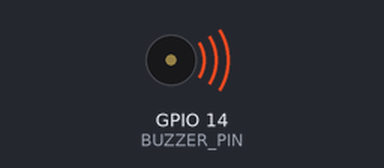
Bench run of a sketch on a simulated ESP32. Shown: buzzer (waves = sounding).

Above: at 0.2 s.
Timing chart, 0 to 3.0 s (numbered marks = the images above):
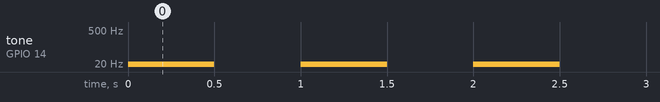

The sketch:

beep.ino
```cpp
#define BUZZER_PIN 14

int freq = 10; //@10, 100, 1000, 4500
int channel = 0;
int resolution = 8;


void setup()
{
  Serial.begin(115200);
  ledcSetup(channel, freq, resolution);
  ledcAttachPin(BUZZER_PIN, channel);
}

void loop()
{
  ledcWriteTone(channel, freq);
  delay(500);
  ledcWriteTone(channel, 0);
  delay(500);
}
```

Measured:
- by itself, tone on GPIO 14 (BUZZER_PIN): alternates 10 Hz for 0.50 s and silent for 0.50 s
